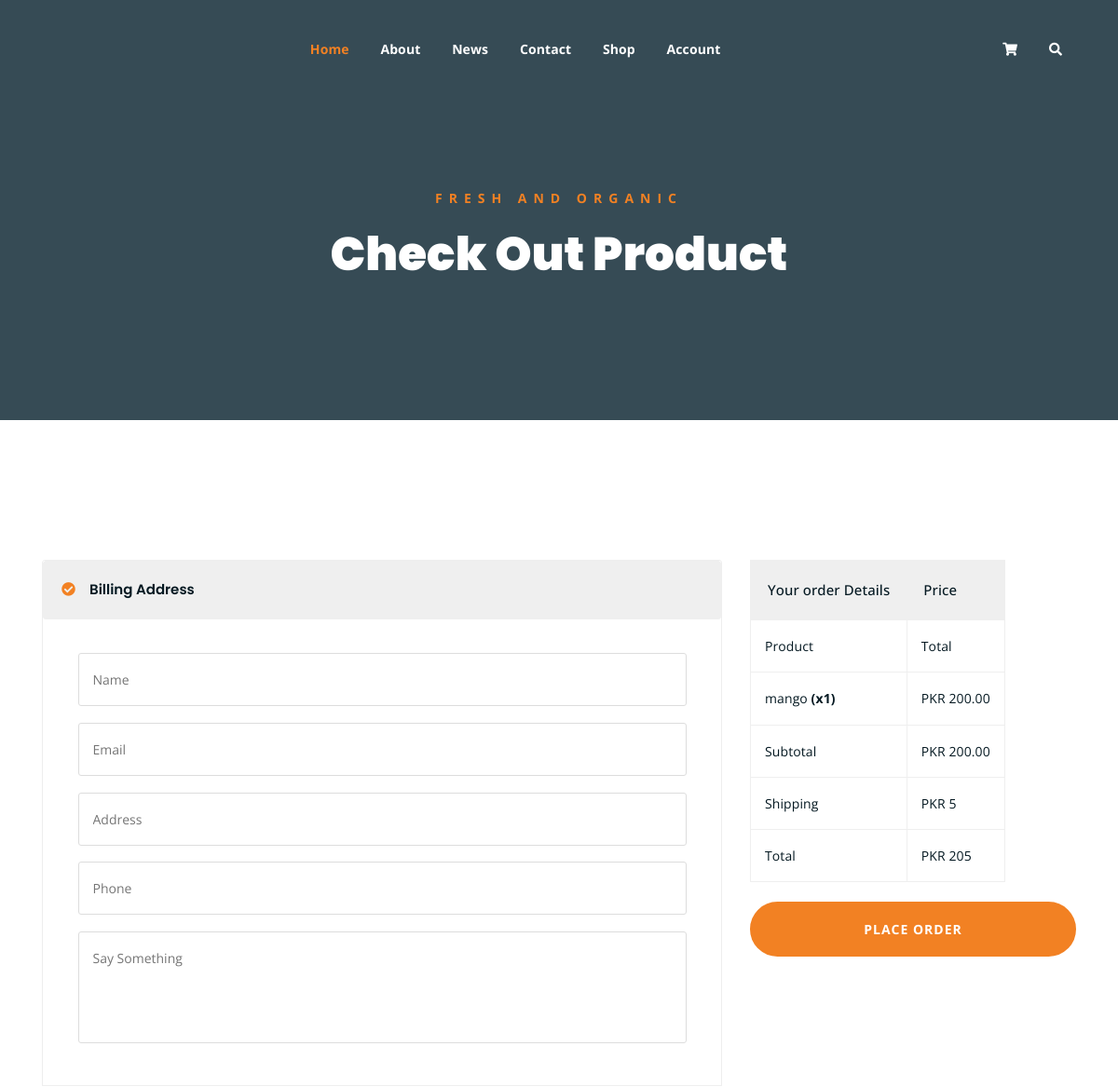
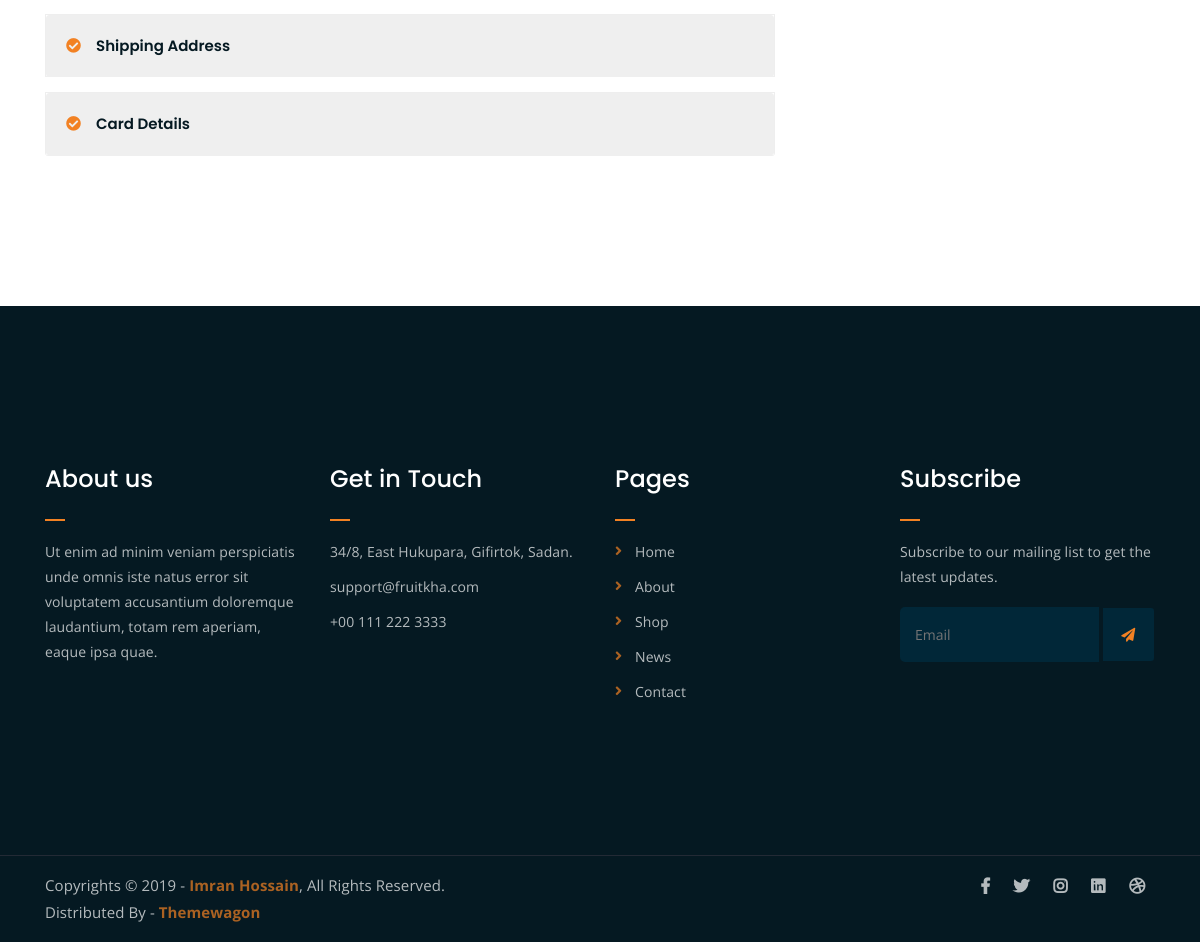
Page /checkout/ (signed in) on the committed database (2 pictures, top to bottom).
### shop/models.py (models this page shows, shortened)
class OrderItem(models.Model):
    order = models.ForeignKey(Order, on_delete=models.CASCADE, related_name='items')
    product = models.ForeignKey(Product, on_delete=models.CASCADE)
    quantity = models.PositiveIntegerField(default=1)
    price = models.DecimalField(max_digits=10, decimal_places=2)
    @property
    def get_total(self):
        if self.price is None or self.quantity is None:
            return 0
        return self.price * self.quantity

class Product(models.Model):
    QUALITY_PRICE_MULTIPLIERS = {
        'A': Decimal('1.00'),
        'B': Decimal('0.85'),
        'C': Decimal('0.65'),
    }
    farmer = models.ForeignKey(settings.AUTH_USER_MODEL, on_delete=models.CASCADE, related_name='products', null=True, blank=True)
    name = models.CharField(max_length=100)
    category = models.ForeignKey(Category, on_delete=models.SET_NULL, null=True, related_name='products')
    market_location = models.CharField(max_length=120, blank=True, default='')
    price = models.DecimalField(max_digits=10, decimal_places=2)
    description = models.TextField()
    stock = models.IntegerField()
    image = models.ImageField(upload_to='products/', blank=True, null=True)
    quality_grade = models.CharField(max_length=1, choices=[('A', 'Grade A'), ('B', 'Grade B'), ('C', 'Grade C')], null=True, blank=True)
    quality_confidence = models.DecimalField(max_digits=5, decimal_places=2, null=True, blank=True)
    price_source = models.ForeignKey(MarketPrice, on_delete=models.SET_NULL, null=True, blank=True, related_name='priced_products')
    priced_at = models.DateTimeField(null=True, blank=True)
    created_at = models.DateTimeField(auto_now_add=True)

class Order(models.Model):
    customer = models.ForeignKey(settings.AUTH_USER_MODEL, on_delete=models.CASCADE, related_name='orders')
    created_at = models.DateTimeField(auto_now_add=True)
    updated_at = models.DateTimeField(auto_now=True)
    is_paid = models.BooleanField(default=False)
    total_price = models.DecimalField(max_digits=10, decimal_places=2, default=0.00)
    full_name = models.CharField(max_length=100, blank=True, null=True)
    shipping_address = models.TextField(blank=True, null=True)
    phone = models.CharField(max_length=20, blank=True, null=True)
    STATUS_CHOICES = (
        ('Pending', 'Pending'),
        ('Confirmed', 'Confirmed'),
        ('Shipped', 'Shipped'),
        ('Delivered', 'Delivered'),
        ('Rejected', 'Rejected'),
    )
    status = models.CharField(max_length=20, choices=STATUS_CHOICES, default='Pending')
    @property
    def get_cart_total(self):
        orderitems = self.items.all()
        total = sum([item.get_total for item in orderitems])
        return total

### shop/views.py (the view)
# urls.py: path('checkout/', views.checkout, name='checkout'),
@login_required
def checkout(request):
    order = Order.objects.filter(customer=request.user, is_paid=False).first()
    context = {
        'order': order,
        'shipping_cost': settings.SHIPPING_COST,
    }
    return render(request, 'checkout.html', context)

### templates/checkout.html (shortened to what this page needs)
{% extends 'base.html' %}
{% load static %}
{% block content %}
	<div class="breadcrumb-section breadcrumb-bg">
		<div class="container">
			<div class="row">
				<div class="col-lg-8 offset-lg-2 text-center">
					<div class="breadcrumb-text">
						<p>Fresh and Organic</p>
						<h1>Check Out Product</h1>
					</div>
				</div>
			</div>
		</div>
	</div>
	<div class="checkout-section mt-150 mb-150">
		<div class="container">
			<div class="row">
				<div class="col-lg-8">
					<div class="checkout-accordion-wrap">
						<div class="accordion" id="accordionExample">
						  <div class="card single-accordion">
						    <div class="card-header" id="headingOne">
						      <h5 class="mb-0">
						        <button class="btn btn-link" type="button" data-toggle="collapse" data-target="#collapseOne" aria-expanded="true" aria-controls="collapseOne">
						          Billing Address
						        </button>
						      </h5>
						    </div>
						    <div id="collapseOne" class="collapse show" aria-labelledby="headingOne" data-parent="#accordionExample">
						      <div class="card-body">
						        <div class="billing-address-form">
						        	<form id="checkout-form" action="{% url 'place_order' %}" method="POST">
						        		<p><input type="text" name="name" placeholder="Name" required></p>
						        		<p><input type="email" name="email" placeholder="Email" required></p>
						        		<p><input type="text" name="address" placeholder="Address" required></p>
						        		<p><input type="tel" name="phone" placeholder="Phone" required></p>
						        		<p><textarea name="bill" id="bill" cols="30" rows="10" placeholder="Say Something"></textarea></p>
						        	</form>
						        </div>
						      </div>
						    </div>
						  </div>
						  <div class="card single-accordion">
						    <div class="card-header" id="headingTwo">
						      <h5 class="mb-0">
						        <button class="btn btn-link collapsed" type="button" data-toggle="collapse" data-target="#collapseTwo" aria-expanded="false" aria-controls="collapseTwo">
						          Shipping Address
						        </button>
						      </h5>
						    </div>
						  </div>
						  <div class="card single-accordion">
						    <div class="card-header" id="headingThree">
						      <h5 class="mb-0">
						        <button class="btn btn-link collapsed" type="button" data-toggle="collapse" data-target="#collapseThree" aria-expanded="false" aria-controls="collapseThree">
						          Card Details
						        </button>
						      </h5>
						    </div>
						  </div>
						</div>
					</div>
				</div>
				<div class="col-lg-4">
					<div class="order-details-wrap">
						<table class="order-details">
							<thead>
								<tr>
									<th>Your order Details</th>
									<th>Price</th>
								</tr>
							</thead>
							<tbody class="order-details-body">
								<tr>
									<td>Product</td>
									<td>Total</td>
								</tr>
                                {% if order and order.items.all %}
                                    {% for item in order.items.all %}
                                    <tr>
                                        <td>{{ item.product.name }} <strong>(x{{ item.quantity }})</strong></td>
                                        <td>PKR {{ item.get_total }}</td>
                                    </tr>
                                    {% endfor %}
                                {% endif %}
							</tbody>
							<tbody class="checkout-details">
								<tr>
									<td>Subtotal</td>
									<td>PKR {{ order.get_cart_total|default:"0.00" }}</td>
								</tr>
								<tr>
									<td>Shipping</td>
									<td>PKR 5</td>
								</tr>
								<tr>
									<td>Total</td>
									<td>PKR {{ order.get_cart_total|add:5|default:"5.00" }}</td>
								</tr>
							</tbody>
						</table>
						<div class="mt-4">
							<button type="submit" form="checkout-form" class="place-order-btn">Place Order</button>
						</div>
					</div>
				</div>
			</div>
		</div>
	</div>
{% endblock %}

### statics/assets/css/main.css (style rules this page uses)
html { font-size: 14px; font-weight: 400; line-height: 28px; height: 100%; }
body { font-family: "Open Sans", sans-serif; font-weight: 400; font-size: 1rem; letter-spacing: 0.1px; line-height: 1.8; color: #051922; overflow-x: hidden; }
h1, .h1, h2, .h2, h3, .h3, h4, .h4, h5, .h5, h6, .h6 { font-family: "Poppins", sans-serif; font-weight: 700; margin: 0 0 1.25rem 0; color: #051922; }
h1:last-child, .h1:last-child, h2:last-child, .h2:last-child, h3:last-child, .h3:last-child, h4:last-child, .h4:last-child, h5:last-child, .h5:last-child, h6:last-child, .h6:last-child { margin: 0; }
h1, .h1 { font-size: 4rem; font-weight: 700; line-height: 4rem; }
h5, .h5 { font-size: 1.25rem; font-weight: 700; line-height: 1.5rem; }
p { font-family: "Open Sans", sans-serif; font-weight: 400; font-size: 1rem; letter-spacing: 0.1px; line-height: 1.8; color: #051922; margin: 0 0 1.25rem 0; }
p:last-child { margin: 0; }
.mt-150 { margin-top: 150px; }
.mb-150 { margin-bottom: 150px; }
.breadcrumb-bg { background-image: url(../img/breadcrumb-bg.jpg); }
.breadcrumb-text p { color: #F28123; font-weight: 700; text-transform: uppercase; letter-spacing: 7px; }
.breadcrumb-text h1 { font-size: 50px; font-weight: 900; color: #fff; margin: 0; margin-top: 20px; }
.breadcrumb-section { padding: 150px 0; background-size: cover; background-position: center center; position: relative; z-index: 1; background-attachment: fixed; padding-top: 200px; }
.breadcrumb-section:after { position: absolute; left: 0; top: 0; width: 100%; height: 100%; content: ""; background-color: #07212e; z-index: -1; opacity: 0.8; }
button, .btn, a.boxed-btn, a.bordered-btn, a.cart-btn, a.read-more-btn, input[type="submit"], input[type="button"] { -webkit-transition: background-color 0.3s ease, color 0.3s ease, border-color 0.3s ease, -webkit-transform 0.3s ease, -webkit-box-shadow 0.3s ease; transition: background-color 0.3s ease, color 0.3s ease, border-color 0.3s ease, transform 0.3s ease, box-shadow 0.3s ease; }
html, body { height: 100%; }
thead { border-bottom: 1px solid #eee; }
.card.single-accordion { margin-bottom: 15px; border-bottom: 1px solid #EFEFEF !important; }
.card.single-accordion .card-header { background-color: #fff; border: none; padding: 0; }
.card.single-accordion:last-child { margin-bottom: 0; }
.card.single-accordion .card-header h5 button { color: #051922; font-size: 15px; display: block; width: 100%; text-align: left; padding: 20px; text-decoration: none; border: none; background-color: #EFEFEF; position: relative; padding-left: 50px; font-weight: 600; }
.card.single-accordion { border: 1px solid #F9F9F9; }
.billing-address-form { padding: 20px; }
.billing-address-form form p input { border: 1px solid #ddd; padding: 15px; width: 100%; border-radius: 3px; }
.billing-address-form form p textarea { width: 100%; border-radius: 3px; border: 1px solid #ddd; padding: 15px; height: 120px; resize: none; }
.card.single-accordion .card-header h5 button:before { position: absolute; left: 20px; top: 50%; content: "\f058"; font-family: "Font Awesome 5 Free"; font-weight: 900; line-height: 22px; margin-top: -11px; color: #F28123; }
.billing-address-form form p:last-child { margin-bottom: 0; }
table.order-details { border: 1px solid #efefef; }
table.order-details thead tr th { background-color: #efefef; padding: 18px; font-size: 15px; font-weight: 500; }
table.order-details tbody td { border: 1px solid #efefef; padding: 15px; }
.card.single-accordion { border: 1px solid #eeeeee; }

### templates/checkout.html (style rules this page uses)
.place-order-btn { background-color: #F28123; color: #fff; padding: 15px 25px; display: block; width: 100%; border-radius: 50px; font-weight: 700; border: 2px solid #F28123; cursor: pointer; transition: 0.4s; text-transform: uppercase; letter-spacing: 1px; }

### rows in the picture
OrderItem: product.name "mango", quantity "1", get_total "200.00"
Order: get_cart_total "200.00", get_cart_total|add "205"
